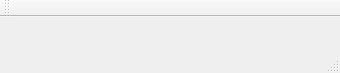
<?xml version="1.0" encoding="UTF-8"?>
<ui version="4.0">
 <class>MainWindow</class>
 <widget class="QMainWindow" name="MainWindow">
  <property name="geometry">
   <rect>
    <x>0</x>
    <y>0</y>
    <width>340</width>
    <height>73</height>
   </rect>
  </property>
  <property name="windowTitle">
   <string>Apricot</string>
  </property>
  <property name="windowIcon">
   <iconset resource="mainwindow.qrc">
    <normaloff>:/myicons/icons/win.ico</normaloff>:/myicons/icons/win.ico</iconset>
  </property>
  <widget class="QWidget" name="centralWidget"/>
  <widget class="QMenuBar" name="menuBar">
   <property name="geometry">
    <rect>
     <x>0</x>
     <y>0</y>
     <width>340</width>
     <height>23</height>
    </rect>
   </property>
  </widget>
  <widget class="QStatusBar" name="statusBar"/>
  <widget class="QToolBar" name="mainToolBar">
   <attribute name="toolBarArea">
    <enum>TopToolBarArea</enum>
   </attribute>
   <attribute name="toolBarBreak">
    <bool>false</bool>
   </attribute>
  </widget>
 </widget>
 <layoutdefault spacing="6" margin="11"/>
 <resources>
  <include location="mainwindow.qrc"/>
 </resources>
 <connections/>
</ui>
